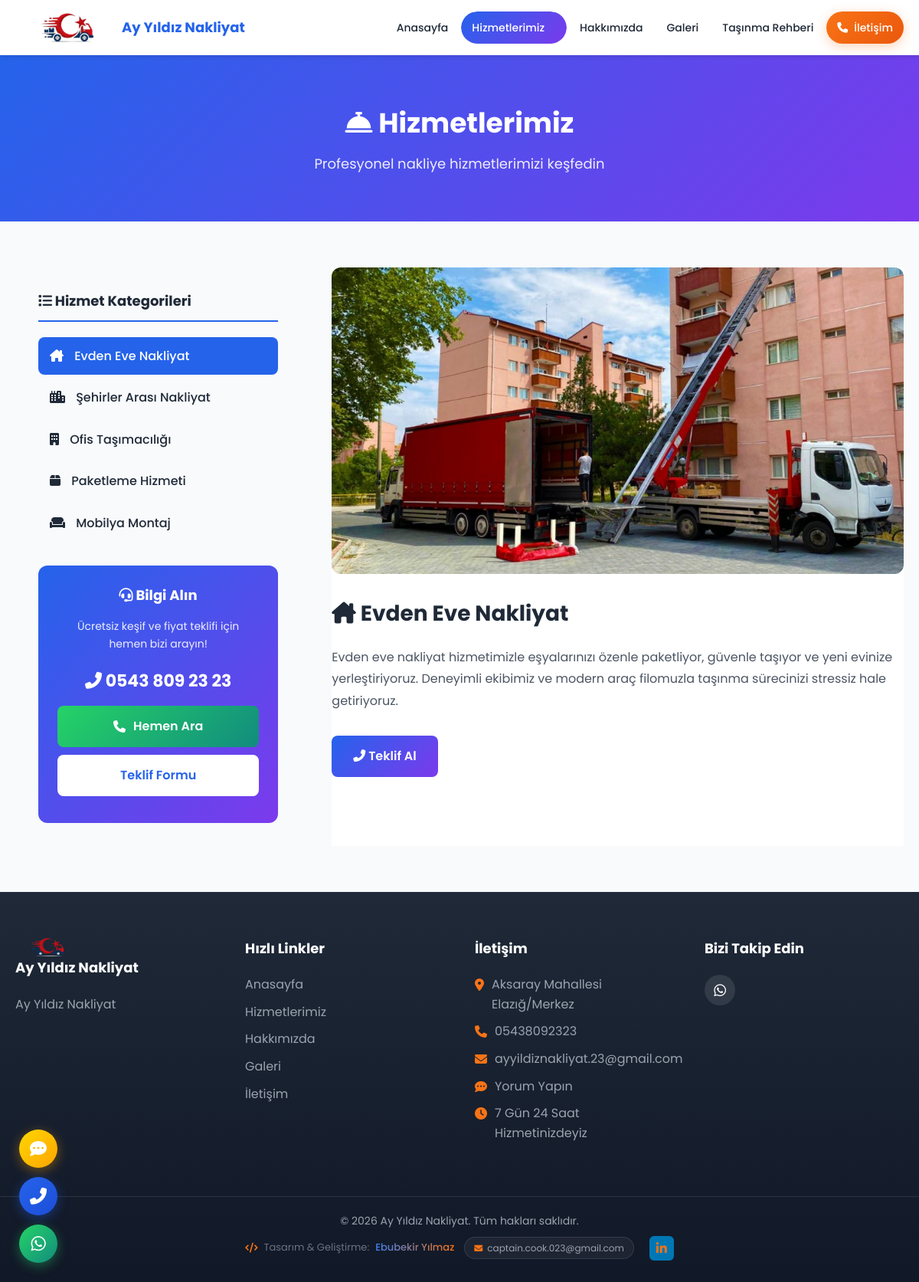
Screenshot of /hizmetlerimiz/ with the database file from the repository.
### core/models.py (models this page shows, shortened)
class AboutUs(models.Model):
    title = models.CharField(max_length=200, verbose_name="Başlık")
    short_content = models.TextField(verbose_name="Kısa İçerik (Anasayfa için)", max_length=500)
    full_content = models.TextField(verbose_name="Tam İçerik")
    image = models.ImageField(upload_to='about/', verbose_name="Resim", blank=True, null=True)
    logo = models.ImageField(upload_to='logo/', verbose_name="Logo", blank=True, null=True)
    company_name = models.CharField(max_length=200, verbose_name="Firma Adı", default="Nakliye Firması")
    phone = models.CharField(max_length=20, verbose_name="Telefon", blank=True)
    email = models.EmailField(verbose_name="E-Mail", blank=True)
    address = models.TextField(verbose_name="Adres", blank=True)
    working_hours = models.CharField(max_length=100, verbose_name="Çalışma Saatleri", blank=True)
    facebook = models.URLField(blank=True, verbose_name="Facebook")
    instagram = models.URLField(blank=True, verbose_name="Instagram")
    twitter = models.URLField(blank=True, verbose_name="Twitter")
    whatsapp = models.CharField(max_length=20, blank=True, verbose_name="WhatsApp")
    class Meta:
        verbose_name = "Hakkımızda"
        verbose_name_plural = "Hakkımızda"

class Service(models.Model):
    title = models.CharField(max_length=200, verbose_name="Hizmet Adı")
    short_description = models.TextField(verbose_name="Kısa Açıklama", max_length=300)
    description = models.TextField(verbose_name="Detaylı Açıklama")
    image = models.ImageField(upload_to='services/', verbose_name="Resim")
    icon = models.CharField(max_length=50, verbose_name="İkon (Font Awesome)", default="fa-truck")
    order = models.PositiveIntegerField(default=0, verbose_name="Sıra")
    is_active = models.BooleanField(default=True, verbose_name="Aktif")
    class Meta:
        verbose_name = "Hizmet"
        verbose_name_plural = "Hizmetler"
        ordering = ['order']

### core/views.py (the view)
# urls.py: path('hizmetlerimiz/', views.services, name='services'),
def services(request):
    all_services = Service.objects.filter(is_active=True)
    service_id = request.GET.get('service')
    if service_id:
        selected_service = get_object_or_404(Service, id=service_id, is_active=True)
    else:
        selected_service = all_services.first()
    context = {
        'services': all_services,
        'selected_service': selected_service,
        'about': get_about_info(),
    }
    return render(request, 'services.html', context)

### core/views.py (called while the page is built)
def get_about_info():
    return AboutUs.objects.first()

### custom_admin/context_processors.py (called while the page is built)
def admin_context(request):
    context = {}
    if hasattr(request, 'admin_user'):
        context['unread_count'] = ContactMessage.objects.filter(is_read=False).count()
    return context

### templates/services.html (shortened to what this page needs)
{% extends 'base.html' %}
{% load static %}
{% block content %}
<section class="page-header">
    <div class="container">
        <h1><i class="fas fa-concierge-bell"></i> Hizmetlerimiz</h1>
        <p>Profesyonel nakliye hizmetlerimizi keşfedin</p>
    </div>
</section>
<section class="services-page">
    <div class="container">
        <div class="services-layout">
            <aside class="services-sidebar">
                <div class="services-list">
                    <h3><i class="fas fa-list"></i> Hizmet Kategorileri</h3>
                    <ul>
                        {% if services %}
                            {% for service in services %}
                            <li>
                                <a href="?service={{ service.id }}"
                                   class="{% if selected_service.id == service.id %}active{% endif %}">
                                    <i class="fas {{ service.icon }}"></i> {{ service.title }}
                                </a>
                            </li>
                            {% endfor %}
                        {% endif %}
                    </ul>
                </div>
                <div class="info-box">
                    <h4><i class="fas fa-headset"></i> Bilgi Alın</h4>
                    <p>Ücretsiz keşif ve fiyat teklifi için hemen bizi arayın!</p>
                    <span class="phone">
                        <i class="fas fa-phone-alt"></i> 0543 809 23 23
                    </span>
                    <a href="tel:+905438092323" class="btn btn-call" onclick="return confirm('Ay Yıldız Nakliyat\'ı aramak istiyor musunuz?');">
                        <i class="fas fa-phone"></i> Hemen Ara
                    </a>
                    <a href="{% url 'contact' %}" class="btn btn-block">Teklif Formu</a>
                </div>
            </aside>
            <div class="service-detail">
                {% if selected_service %}
                    <div class="service-detail-image">
                        {% if selected_service.image %}
                        <img src="{{ selected_service.image.url }}" alt="{{ selected_service.title }}">
                        {% else %}
                        <div class="placeholder-image" style="height:100%;">
                            <i class="fas {{ selected_service.icon }}"></i>
                        </div>
                        {% endif %}
                    </div>
                    <h2><i class="fas {{ selected_service.icon }}"></i> {{ selected_service.title }}</h2>
                    <div class="service-description">
                        {{ selected_service.description|linebreaks }}
                    </div>
                    <div class="mt-3">
                        <a href="{% url 'contact' %}" class="btn btn-primary">
                            <i class="fas fa-phone-alt"></i> Teklif Al
                        </a>
                    </div>
                {% endif %}
            </div>
        </div>
    </div>
</section>
{% endblock %}

### templates/base.html (shortened to what this page needs)
{% load static %}
<!DOCTYPE html>
<html lang="tr">
<head>
    <link rel="stylesheet" href="https://cdnjs.cloudflare.com/ajax/libs/font-awesome/6.4.0/css/all.min.css">
    <link rel="stylesheet" href="{% static 'css/style.css' %}">
</head>
<body>
    <header class="header">
        <div class="header-main">
            <div class="container">
                <div class="header-main-content">
                    <div class="logo">
                        <a href="{% url 'home' %}">
                            {% if about.logo %}
                            <img src="{{ about.logo.url }}" alt="{{ about.company_name|default:'Ay Yıldız Nakliyat' }} Logo" class="logo-img">
                            {% else %}
                            <i class="fas fa-truck-moving logo-icon"></i>
                            {% endif %}
                            <h1>{{ about.company_name|default:"Ay Yıldız Nakliyat" }}</h1>
                        </a>
                    </div>
                    <nav class="main-nav" id="mainNav">
                        <ul>
                            <li><a href="{% url 'home' %}" class="nav-link {% if request.resolver_match.url_name == 'home' %}active{% endif %}"><span>Anasayfa</span></a></li>
                            <li class="has-dropdown">
                                <a href="{% url 'services' %}" class="nav-link {% if request.resolver_match.url_name == 'services' %}active{% endif %}">
                                    <span>Hizmetlerimiz</span> <i class="fas fa-chevron-down dropdown-icon"></i>
                                </a>
                            </li>
                            <li><a href="{% url 'about' %}" class="nav-link {% if request.resolver_match.url_name == 'about' %}active{% endif %}"><span>Hakkımızda</span></a></li>
                            <li><a href="{% url 'gallery' %}" class="nav-link {% if request.resolver_match.url_name == 'gallery' %}active{% endif %}"><span>Galeri</span></a></li>
                            <li><a href="{% url 'guide' %}" class="nav-link {% if request.resolver_match.url_name == 'guide' %}active{% endif %}"><span>Taşınma Rehberi</span></a></li>
                            <li><a href="{% url 'contact' %}" class="nav-link contact-btn {% if request.resolver_match.url_name == 'contact' %}active{% endif %}"><i class="fas fa-phone"></i> <span>İletişim</span></a></li>
                        </ul>
                    </nav>
                </div>
            </div>
        </div>
    </header>
    <main class="main-content">
        {% block content %}{% endblock %}
    </main>
    <footer class="footer">
        <div class="footer-main">
            <div class="container">
                <div class="footer-grid">
                    <div class="footer-section">
                        <h3>{% if about.logo %}<img src="{{ about.logo.url }}" alt="Logo" class="footer-logo-img">{% else %}<i class="fas fa-truck-moving"></i>{% endif %} {{ about.company_name|default:"Ay Yıldız Nakliyat" }}</h3>
                        <p>{{ about.short_content|default:"Profesyonel nakliye hizmetleri ile eşyalarınız güvende. Halis Yılmaz yönetiminde güvenilir taşımacılık." }}</p>
                    </div>
                    <div class="footer-section">
                        <h4>Hızlı Linkler</h4>
                        <ul>
                            <li><a href="{% url 'home' %}">Anasayfa</a></li>
                            <li><a href="{% url 'services' %}">Hizmetlerimiz</a></li>
                            <li><a href="{% url 'about' %}">Hakkımızda</a></li>
                            <li><a href="{% url 'gallery' %}">Galeri</a></li>
                            <li><a href="{% url 'contact' %}">İletişim</a></li>
                        </ul>
                    </div>
                    <div class="footer-section">
                        <h4>İletişim</h4>
                        <ul class="contact-list">
                            <li><i class="fas fa-map-marker-alt"></i> {{ about.address|default:"Elazığ, Türkiye" }}</li>
                            <li><i class="fas fa-phone"></i> <a href="tel:+90{{ about.phone|default:'5438092323' }}">{{ about.phone|default:"0543 809 23 23" }}</a></li>
                            <li><i class="fas fa-envelope"></i> <a href="mailto:{{ about.email|default:'ayyildiznakliyat.23@gmail.com' }}">{{ about.email|default:"ayyildiznakliyat.23@gmail.com" }}</a></li>
                            <li><i class="fas fa-comment-dots"></i> <a href="https://g.page/r/Cdt73wzSYC82EAE/review" target="_blank">Yorum Yapın</a></li>
                            <li><i class="fas fa-clock"></i> 7 Gün 24 Saat Hizmetinizdeyiz</li>
                        </ul>
                    </div>
                    <div class="footer-section">
                        <h4>Bizi Takip Edin</h4>
                        <div class="footer-social">
                            <a href="https://wa.me/905438092323" target="_blank" title="WhatsApp"><i class="fab fa-whatsapp"></i></a>
                        </div>
                    </div>
                </div>
            </div>
        </div>
        <div class="footer-bottom">
            <div class="container">
                <p>&copy; {% now "Y" %} {{ about.company_name|default:"Ay Yıldız Nakliyat" }}. Tüm hakları saklıdır.</p>
                <p class="developer-credit">
                    <i class="fas fa-code"></i> Tasarım & Geliştirme: <span>Ebubekir Yılmaz</span>
                    <a href="mailto:captain.cook.023@gmail.com" class="developer-email">
                        <i class="fas fa-envelope"></i> captain.cook.023@gmail.com
                    </a>
                    <a href="https://www.linkedin.com/in/ebubekir-y%C4%B1lmaz-2691913a8" target="_blank" class="developer-linkedin" title="LinkedIn Profili">
                        <i class="fab fa-linkedin-in"></i>
                    </a>
                </p>
            </div>
        </div>
    </footer>
    <div class="floating-buttons">
        <a href="https://g.page/r/Cdt73wzSYC82EAE/review" target="_blank" class="float-btn review-float" title="Google'da Yorum Yapın">
            <i class="fas fa-comment-dots"></i>
        </a>
        <a href="tel:+905438092323" class="float-btn phone-float" title="Hemen Arayın">
            <i class="fas fa-phone-alt"></i>
        </a>
        <a href="https://wa.me/{{ about.whatsapp|default:'905438092323' }}?text=Merhaba%20sitenizden%20ulaştım%20fiyat%20bilgisi%20almak%20istiyorum." target="_blank" class="float-btn whatsapp-float" title="WhatsApp ile iletişime geçin">
            <i class="fab fa-whatsapp"></i>
        </a>
    </div>
</body>
</html>

### rows the page displays
AboutUs: logo (picture), company_name "Ay Yıldız Nakliyat", short_content "Ay Yıldız Nakliyat", address "Aksaray Mahallesi Elazığ/Merkez", phone "05438092323", email "ayyildiznakliyat.23@gmail.com"
Service: title "Evden Eve Nakliyat", image (picture), description "Evden eve nakliyat hizmetimizle eşyalarınızı özenle paketliyor, güvenle taşıyor ve yeni evinize yerleştiriyoruz. Deneyimli ekibimiz ve modern araç filomuzla taşınma sürecinizi stressiz hale getiriyoruz."
Service: title "Şehirler Arası Nakliyat"
Service: title "Ofis Taşımacılığı"
Service: title "Paketleme Hizmeti"
Service: title "Mobilya Montaj"
